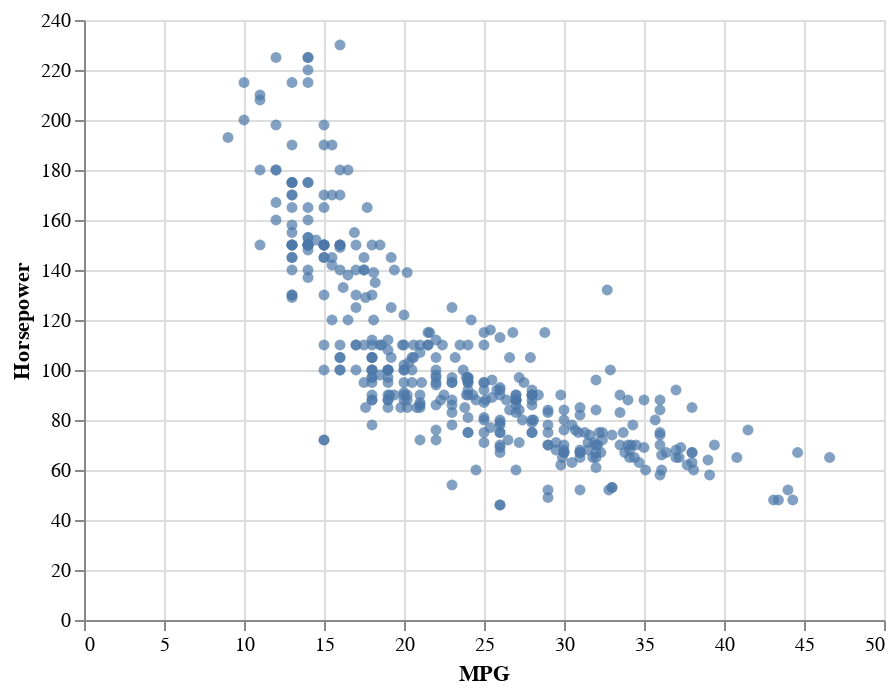

The notebook cell saved with this chart:
### Markdown cell above
This is reflected in the chart in the sense that as one coordinate value increases, the other tends to decrease.

### Code cell
alt.Chart(df).mark_circle().encode(
    x="MPG",
    y="Horsepower"
)

### Figure 1 — Vega-Lite specification as saved in the notebook (floating-point values rounded to 4 significant figures; data arrays with more than 128 entries replaced by an {"elided": "..."} marker saying what was removed)
{"config": {"view": {"continuousWidth": 400, "continuousHeight": 300}}, "data": {"name": "data-74e56e08b7d12ed529532eeaf31a748b"}, "mark": "circle", "encoding": {"x": {"field": "MPG", "type": "quantitative"}, "y": {"field": "Horsepower", "type": "quantitative"}}, "$schema": "https://vega.github.io/schema/vega-lite/v4.17.0.json", "datasets": {"data-74e56e08b7d12ed529532eeaf31a748b": {"elided": "392 records"}}}
